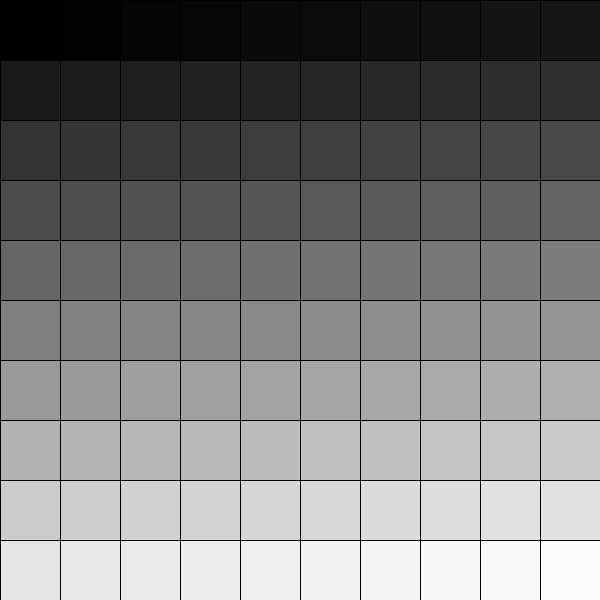
Frame 1 (no input)
Frame 60 (the mouse pressed at the canvas centre just before this capture): identical to frame 1, image omitted
Frame 120 (the mouse held since frame 60 and released just before this capture): identical to frame 1, image omitted

The Processing sketch that drew this single still picture (run headless with seeded random() and noise(); from frame 60 on, the mouse is pressed at the canvas centre):

// Processing sketch: sketch_18
// ── sketch_18.pde
// this sketch uses a 2d array to store colors that 
// will be used to draw rectangles in a grid. 

// change the draw loop so that it draws evenly spaced 
// rectangles across the screen, and add a conditional 
// to make sure that once a color turns white, it returns 
// back to black as seen in the example gif.

int gridW = 10;
int gridH = 10;
float[][] greyColors = new float[gridW][gridH];

void setup() {
  size(600, 600);
  for (int i = 0; i < gridW; i++) {
    for (int j = 0; j < gridH; j++) {
      greyColors[i][j] = map(j * gridW + i, 0, gridW * gridH, 0, 255);
    }
  }
}

void draw() {
  for (int i = 0; i < gridW; i++) {
    for (int j = 0; j < gridH; j++) {
      fill(greyColors[i][j]);
      rect(i*60, j*60, width/gridW, height/gridH);
    }
  }
}
